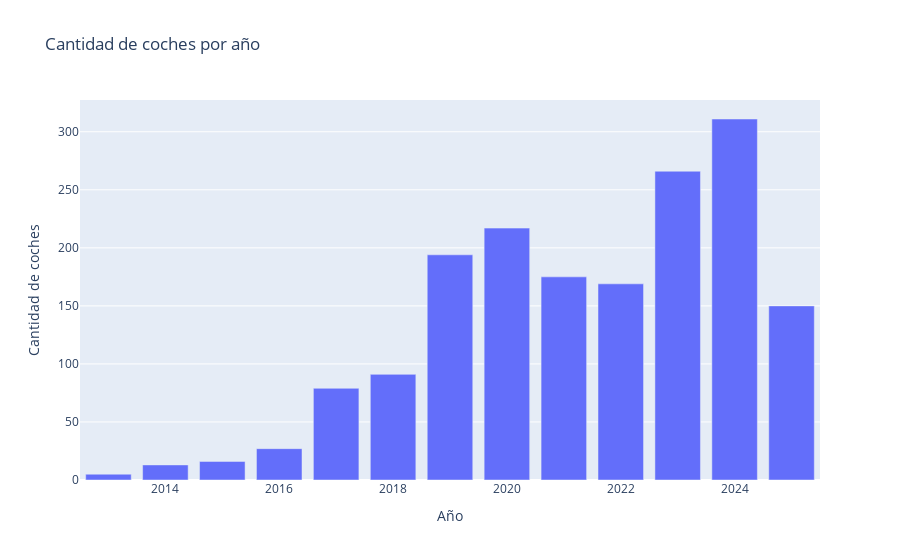

The notebook cell this image was saved under:
### Markdown cell above
### 2. Cantidad de coches por año

### Code cell
cars_per_year = df['year'].value_counts().sort_index()
fig2 = go.Figure()
fig2.add_trace(go.Bar(x=cars_per_year.index, y=cars_per_year.values, name='Coches por año'))
fig2.update_layout(
    title='Cantidad de coches por año',
    xaxis_title='Año',
    yaxis_title='Cantidad de coches'
)
fig2.show()

### Figure 1 — Plotly figure (JSON) as saved in the notebook; plotly's stock layout.template omitted (floating-point values rounded to 4 significant figures)
{"data": [{"name": "Coches por año", "type": "bar", "x": [2013, 2014, 2015, 2016, 2017, 2018, 2019, 2020, 2021, 2022, 2023, 2024, 2025], "y": [5, 13, 16, 27, 79, 91, 194, 217, 175, 169, 266, 311, 150]}], "layout": {"title": {"text": "Cantidad de coches por año"}, "xaxis": {"title": {"text": "Año"}}, "yaxis": {"title": {"text": "Cantidad de coches"}}}}
